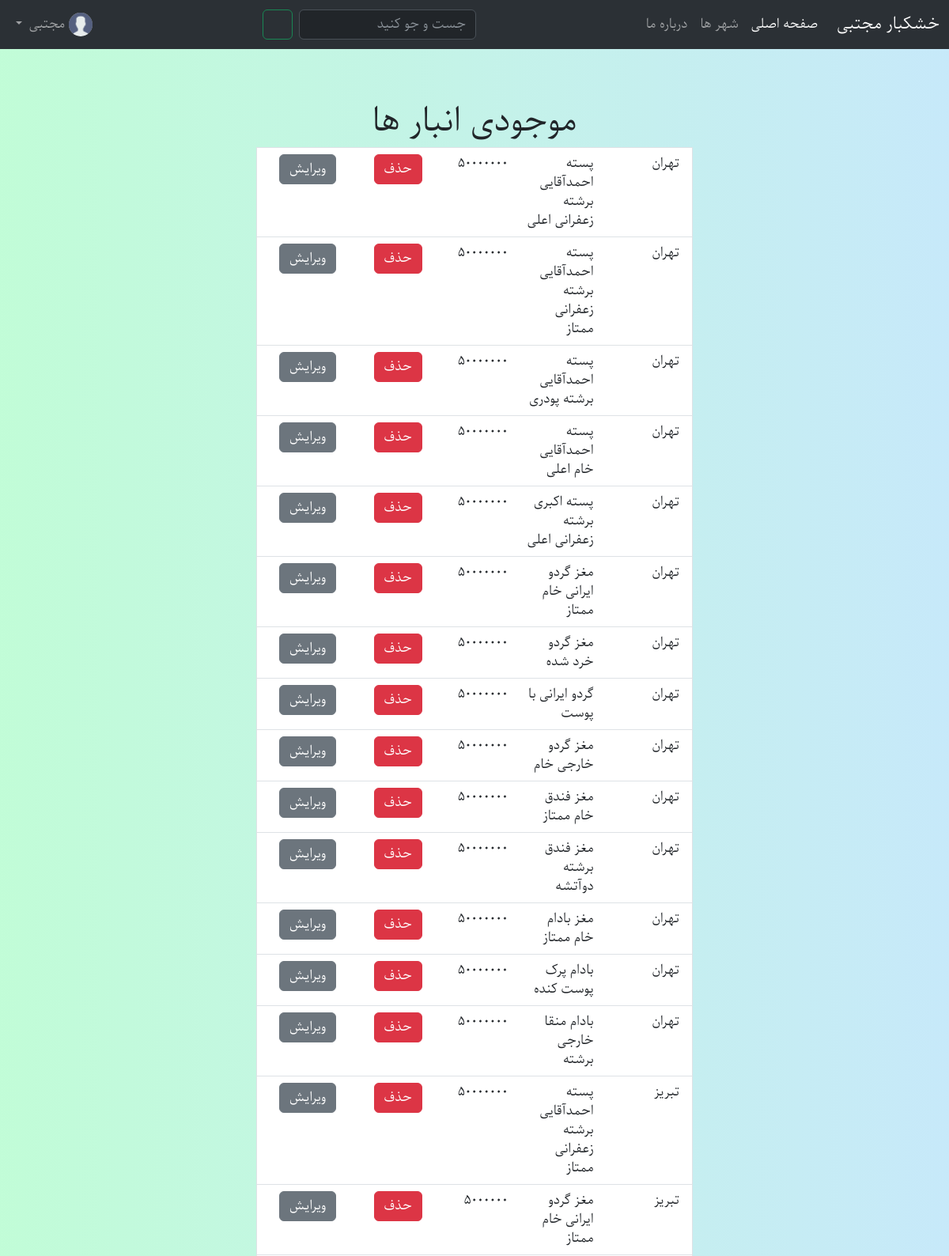
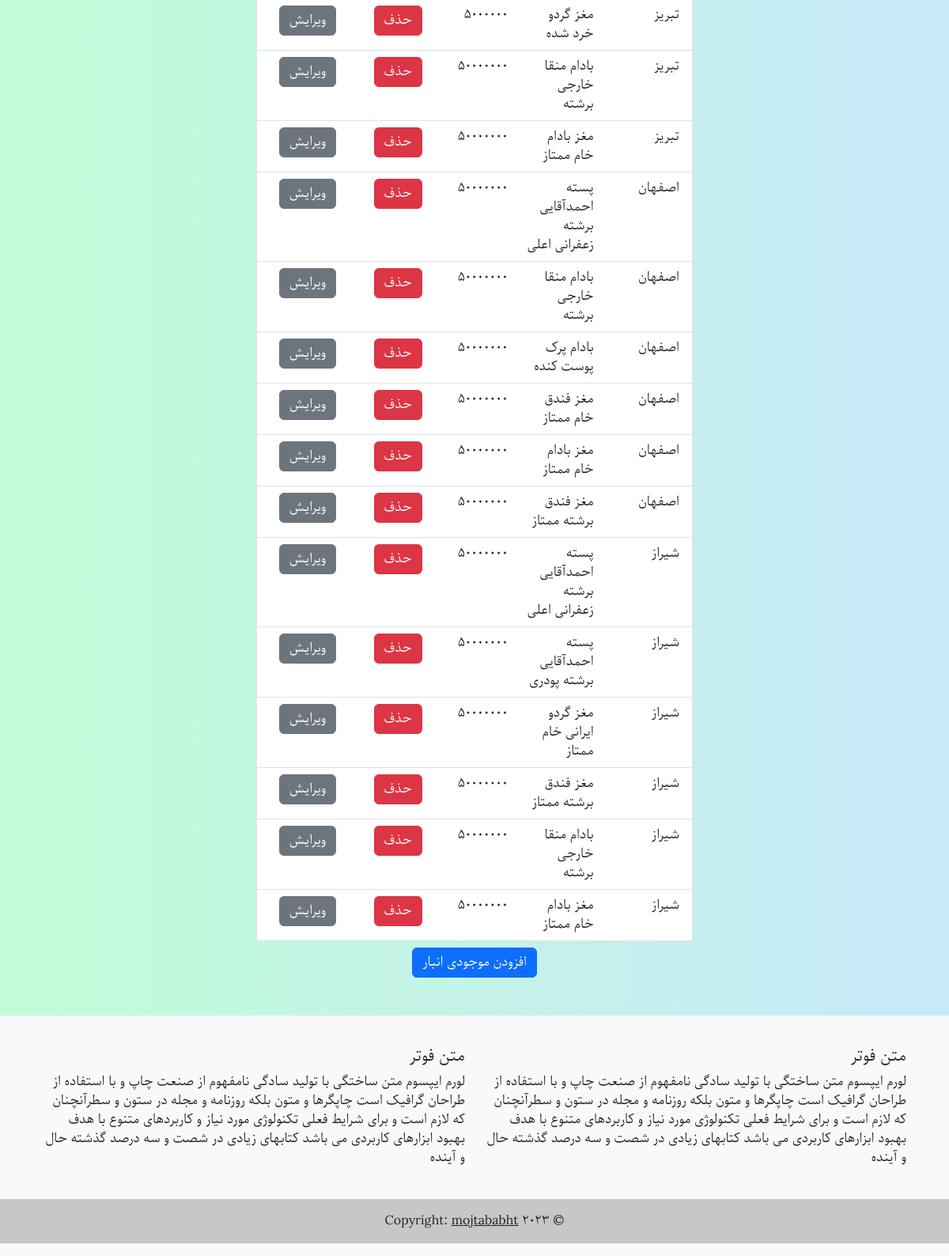
The page /inventoryproduct/ (signed in) on the database its author committed (2 pictures, top to bottom).
### account/models.py (models this page shows, shortened)
class CustomUser(AbstractUser):
    username = None
    phone_no=models.CharField(max_length=11,unique=True,validators=[
            RegexValidator(
                regex=r'^\+?1?\d{9,11}$',
                message="Phone number must be in the format: '0999999999'. Up to 11 digits allowed."
            ),
        ])
    avatar=models.ImageField(default='avatar.png')
    USERNAME_FIELD = 'phone_no'
    REQUIRED_FIELDS = []
    objects = CustomUserManager()

### shop/models.py (models this page shows, shortened)
class InventoryProduct(models.Model):
    inventory=models.ForeignKey('Inventory' , on_delete=models.CASCADE)
    product=models.ForeignKey('Product',on_delete=models.CASCADE)
    quantity=models.PositiveIntegerField()
    class Meta:
        unique_together=['product','inventory']

class Inventory(models.Model):
    city=models.OneToOneField('City',on_delete=models.CASCADE)

class City(models.Model):
    name=models.CharField(max_length=100)

class Product(models.Model):
    name=models.CharField(max_length=100)
    category=models.ForeignKey('Category',on_delete=models.CASCADE)
    price=models.DecimalField(max_digits=9,decimal_places=0)
    Type=models.CharField(max_length=20,choices=[('درجه یک','درجه یک'), ('درجه دو','درجه دو'),('درجه سه','درجه سه') ])
    inventory=models.ManyToManyField('Inventory', through='InventoryProduct')
    avatar=models.ImageField()
    supplier=models.ManyToManyField('Supplier')

### shop/views.py (the view)
# urls.py: path('inventoryproduct/', InventoryProductListView.as_view(), name='inventoryproduct'),
class InventoryProductListView(UserPassesTestMixin,ListView):
    model = InventoryProduct
    template_name = 'inventoryproduct.html'
    def test_func(self):
        return self.request.user.is_superuser

### templates/inventoryproduct.html
{% extends 'base.html' %}
{% block content %}
    <ul class="list-group m-5 align-items-center">
        <h1 class="mb-2">موجودی انبار ها</h1>
        {% for inventoryproduct in inventoryproduct_list %}
            <li class="list-group-item city-list w-50 ">
                <div class="row">
                    <div class="col"> {{ inventoryproduct.inventory.city.name }} </div>
                    <div class="col">
                        {{ inventoryproduct.product.name }}
                    </div>
                    <div class="col">
                        {{ inventoryproduct.quantity }}
                    </div>
                    <div class="col">
                        <a class="btn btn-danger" href="{% url 'inventoryproductdelete' inventoryproduct.id %}">حذف</a>
                    </div>
                    <div class="col">
                        <a class="btn btn-secondary" href="{% url 'inventoryproductupdate' inventoryproduct.id %}">ویرایش</a>
                    </div>
                </div>
            </li>
        {% endfor %}
        <a href="{% url 'inventoryproductcreate' %}" class="btn btn-primary mt-2">افزودن موجودی انبار</a>
    </ul>
{% endblock %}

### templates/base.html (shortened to what this page needs)
{% load static %}
{% load humanize %}
<!DOCTYPE html>
<html lang="fa" dir="rtl" class="h-100">
<head>
    <link rel="stylesheet" href="{% static 'css/bootstrap.min.css' %}">
    <link rel="stylesheet" href="{% static 'css/style.css' %}">
    <link href="{% static 'css/select2.min.css' %}" rel="stylesheet"/>
</head>
<body class="d-flex flex-column h-100">
<nav class="navbar navbar-expand-lg bg-body-tertiary" data-bs-theme="dark">
    <div class="container-fluid">
        <a class="navbar-brand" href="{% url 'products' %}">خشکبار مجتبی</a>
        <div class="collapse navbar-collapse" id="navbarSupportedContent">
            <ul class="navbar-nav me-auto mb-2 mb-lg-0">
                <li class="nav-item">
                    <a class="nav-link active" aria-current="page" href="{% url 'products' %}">صفحه اصلی</a>
                </li>
                <li class="nav-item">
                    <a class="nav-link" href="{% url 'cities' %}">شهر ها</a>
                </li>
                <li class="nav-item">
                    <a class="nav-link" href="{% url 'aboutus' %}">درباره ما</a>
                </li>
            </ul>
            <ul class="navbar-nav me-auto mb-2 mb-lg-0">
                <li class="nav-item">
                    <form class="d-flex" role="search" action="{% url 'search' %}" method="get">
                        <input class="form-control me-2" type="search" placeholder="جست و جو کنید" aria-label="Search"
                               name="search">
                        <button class="btn btn-outline-success d-flex align-items-center" type="submit"><i
                                class="fa fa-search"></i></button>
                    </form>
                </li>
            </ul>
            <div class="nav-item dropdown navbar-nav mb-2 mb-lg-0">
                {% if user.is_authenticated %}
                    <a class="nav-link dropdown-toggle" href="#" role="button" data-bs-toggle="dropdown"
                       aria-expanded="false">
                        <img src="{{ user.avatar.url }}" class="rounded-circle" style="width:30px;" alt="Avatar">
                        {{ user.first_name }}
                    </a>
                {% else %}
                    <a class="nav-link" href="{% url 'login' %}">ورود/ثبت نام</a>
                {% endif %}
            </div>
        </div>
    </div>
</nav>
<div id="content">
    {% block content %}{% endblock content %}
</div>
<footer class="footer mt-auto py-3 bg-light text-center text-lg-start ">
    <div class="container p-4">
        <div class="row">
            <div class="col-lg-6 col-md-12 mb-4 mb-md-0">
                <h5 class="text-uppercase">متن فوتر</h5>
                <p>
                    لورم ایپسوم متن ساختگی با تولید سادگی نامفهوم از صنعت چاپ و با استفاده از طراحان گرافیک است چاپگرها
                    و متون بلکه روزنامه و مجله در ستون و سطرآنچنان که لازم است و برای شرایط فعلی تکنولوژی مورد نیاز و
                    کاربردهای متنوع با هدف بهبود ابزارهای کاربردی می باشد کتابهای زیادی در شصت و سه درصد گذشته حال و
                    آینده
                </p>
            </div>
            <div class="col-lg-6 col-md-12 mb-4 mb-md-0">
                <h5 class="text-uppercase">متن فوتر</h5>
                <p>
                    لورم ایپسوم متن ساختگی با تولید سادگی نامفهوم از صنعت چاپ و با استفاده از طراحان گرافیک است چاپگرها
                    و متون بلکه روزنامه و مجله در ستون و سطرآنچنان که لازم است و برای شرایط فعلی تکنولوژی مورد نیاز و
                    کاربردهای متنوع با هدف بهبود ابزارهای کاربردی می باشد کتابهای زیادی در شصت و سه درصد گذشته حال و
                    آینده
                </p>
            </div>
        </div>
    </div>
    <div class="text-center p-3" style="background-color: rgba(0, 0, 0, 0.2);">
        © 2023 Copyright:
        <a class="text-dark" href="https://github.com/mojtababht">mojtababht</a>
    </div>
</footer>
</body>
</html>

### static/css/style.css (style rules this page uses)
* { font-family: parastoo; }
body { background: #84fab0; background: -webkit-linear-gradient(to right, rgba(132, 250, 176, 0.5), rgba(143, 211, 244, 0.5)); background: linear-gradient(to right, rgba(132, 250, 176, 0.5), rgba(143, 211, 244, 0.5)) }
#content { margin-top: 20px; }

### rows shown on the page
CustomUser: avatar (placeholder picture), first_name "مجتبی"
InventoryProduct: inventory.city.name "تهران", product.name "پسته احمدآقایی برشته زعفرانی اعلی", quantity "50000000"
InventoryProduct: inventory.city.name "تهران", product.name "پسته احمدآقایی برشته زعفرانی ممتاز", quantity "50000000"
InventoryProduct: inventory.city.name "تهران", product.name "پسته احمدآقایی برشته پودری", quantity "50000000"
InventoryProduct: inventory.city.name "تهران", product.name "پسته احمدآقایی خام اعلی", quantity "50000000"
InventoryProduct: inventory.city.name "تهران", product.name "پسته اکبری برشته زعفرانی اعلی", quantity "50000000"
InventoryProduct: inventory.city.name "تهران", product.name "مغز گردو ایرانی خام ممتاز", quantity "50000000"
InventoryProduct: inventory.city.name "تهران", product.name "مغز گردو خرد شده", quantity "50000000"
InventoryProduct: inventory.city.name "تهران", product.name "گردو ایرانی با پوست", quantity "50000000"
InventoryProduct: inventory.city.name "تهران", product.name "مغز گردو خارجی خام", quantity "50000000"
InventoryProduct: inventory.city.name "تهران", product.name "مغز فندق خام ممتاز", quantity "50000000"
InventoryProduct: inventory.city.name "تهران", product.name "مغز فندق برشته دوآتشه", quantity "50000000"
InventoryProduct: inventory.city.name "تهران", product.name "مغز بادام خام ممتاز", quantity "50000000"
InventoryProduct: inventory.city.name "تهران", product.name "بادام پرک پوست کنده", quantity "50000000"
InventoryProduct: inventory.city.name "تهران", product.name "بادام منقا خارجی برشته", quantity "50000000"
InventoryProduct: inventory.city.name "تبریز", product.name "پسته احمدآقایی برشته زعفرانی ممتاز", quantity "50000000"
InventoryProduct: inventory.city.name "تبریز", product.name "مغز گردو ایرانی خام ممتاز", quantity "5000000"
InventoryProduct: inventory.city.name "تبریز", product.name "مغز گردو خرد شده", quantity "5000000"
InventoryProduct: inventory.city.name "تبریز", product.name "بادام منقا خارجی برشته", quantity "50000000"
InventoryProduct: inventory.city.name "تبریز", product.name "مغز بادام خام ممتاز", quantity "50000000"
InventoryProduct: inventory.city.name "اصفهان", product.name "پسته احمدآقایی برشته زعفرانی اعلی", quantity "50000000"
InventoryProduct: inventory.city.name "اصفهان", product.name "بادام منقا خارجی برشته", quantity "50000000"
InventoryProduct: inventory.city.name "اصفهان", product.name "بادام پرک پوست کنده", quantity "50000000"
InventoryProduct: inventory.city.name "اصفهان", product.name "مغز فندق خام ممتاز", quantity "50000000"
InventoryProduct: inventory.city.name "اصفهان", product.name "مغز بادام خام ممتاز", quantity "50000000"
InventoryProduct: inventory.city.name "اصفهان", product.name "مغز فندق برشته ممتاز", quantity "50000000"
InventoryProduct: inventory.city.name "شیراز", product.name "پسته احمدآقایی برشته زعفرانی اعلی", quantity "50000000"
InventoryProduct: inventory.city.name "شیراز", product.name "پسته احمدآقایی برشته پودری", quantity "50000000"
InventoryProduct: inventory.city.name "شیراز", product.name "مغز گردو ایرانی خام ممتاز", quantity "50000000"
InventoryProduct: inventory.city.name "شیراز", product.name "مغز فندق برشته ممتاز", quantity "50000000"
InventoryProduct: inventory.city.name "شیراز", product.name "بادام منقا خارجی برشته", quantity "50000000"
InventoryProduct: inventory.city.name "شیراز", product.name "مغز بادام خام ممتاز", quantity "50000000"
